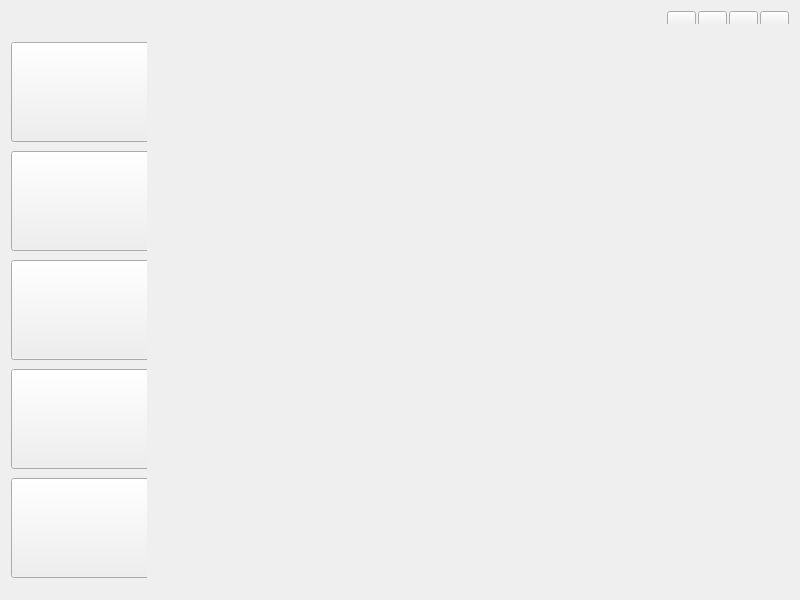
<?xml version="1.0" encoding="UTF-8"?>
<ui version="4.0">
 <class>MainWindow</class>
 <widget class="QMainWindow" name="MainWindow">
  <property name="geometry">
   <rect>
    <x>0</x>
    <y>0</y>
    <width>800</width>
    <height>600</height>
   </rect>
  </property>
  <property name="minimumSize">
   <size>
    <width>800</width>
    <height>600</height>
   </size>
  </property>
  <property name="maximumSize">
   <size>
    <width>800</width>
    <height>600</height>
   </size>
  </property>
  <property name="windowTitle">
   <string>MainWindow</string>
  </property>
  <widget class="QWidget" name="centralWidget">
   <widget class="QWidget" name="verticalLayoutWidget">
    <property name="geometry">
     <rect>
      <x>0</x>
      <y>-1</y>
      <width>147</width>
      <height>592</height>
     </rect>
    </property>
    <layout class="QVBoxLayout" name="verticalLayout">
     <property name="spacing">
      <number>0</number>
     </property>
     <property name="bottomMargin">
      <number>1</number>
     </property>
     <item>
      <spacer name="verticalSpacer">
       <property name="orientation">
        <enum>Qt::Vertical</enum>
       </property>
       <property name="sizeType">
        <enum>QSizePolicy::Fixed</enum>
       </property>
       <property name="sizeHint" stdset="0">
        <size>
         <width>22</width>
         <height>23</height>
        </size>
       </property>
      </spacer>
     </item>
     <item>
      <widget class="QPushButton" name="networkButton">
       <property name="minimumSize">
        <size>
         <width>145</width>
         <height>100</height>
        </size>
       </property>
       <property name="maximumSize">
        <size>
         <width>145</width>
         <height>100</height>
        </size>
       </property>
       <property name="text">
        <string/>
       </property>
      </widget>
     </item>
     <item>
      <widget class="QPushButton" name="arpButton">
       <property name="minimumSize">
        <size>
         <width>145</width>
         <height>100</height>
        </size>
       </property>
       <property name="maximumSize">
        <size>
         <width>145</width>
         <height>100</height>
        </size>
       </property>
       <property name="text">
        <string/>
       </property>
      </widget>
     </item>
     <item>
      <widget class="QPushButton" name="anticrackButton">
       <property name="minimumSize">
        <size>
         <width>145</width>
         <height>100</height>
        </size>
       </property>
       <property name="maximumSize">
        <size>
         <width>145</width>
         <height>100</height>
        </size>
       </property>
       <property name="text">
        <string/>
       </property>
      </widget>
     </item>
     <item>
      <widget class="QPushButton" name="fakeapButton">
       <property name="minimumSize">
        <size>
         <width>145</width>
         <height>100</height>
        </size>
       </property>
       <property name="maximumSize">
        <size>
         <width>145</width>
         <height>100</height>
        </size>
       </property>
       <property name="text">
        <string/>
       </property>
      </widget>
     </item>
     <item>
      <widget class="QPushButton" name="devicesButton">
       <property name="minimumSize">
        <size>
         <width>145</width>
         <height>100</height>
        </size>
       </property>
       <property name="maximumSize">
        <size>
         <width>145</width>
         <height>100</height>
        </size>
       </property>
       <property name="text">
        <string/>
       </property>
      </widget>
     </item>
    </layout>
   </widget>
   <widget class="QStackedWidget" name="stackedWidget">
    <property name="geometry">
     <rect>
      <x>160</x>
      <y>50</y>
      <width>631</width>
      <height>511</height>
     </rect>
    </property>
   </widget>
   <widget class="QWidget" name="horizontalLayoutWidget">
    <property name="geometry">
     <rect>
      <x>-1</x>
      <y>0</y>
      <width>801</width>
      <height>24</height>
     </rect>
    </property>
    <layout class="QHBoxLayout" name="TitleBar">
     <property name="spacing">
      <number>2</number>
     </property>
     <item>
      <spacer name="horizontalSpacer_2">
       <property name="orientation">
        <enum>Qt::Horizontal</enum>
       </property>
       <property name="sizeType">
        <enum>QSizePolicy::Fixed</enum>
       </property>
       <property name="sizeHint" stdset="0">
        <size>
         <width>15</width>
         <height>5</height>
        </size>
       </property>
      </spacer>
     </item>
     <item>
      <widget class="QLabel" name="Titlebar">
       <property name="minimumSize">
        <size>
         <width>141</width>
         <height>22</height>
        </size>
       </property>
       <property name="maximumSize">
        <size>
         <width>141</width>
         <height>22</height>
        </size>
       </property>
       <property name="styleSheet">
        <string notr="true">background-image: url(:/res/image/title.png);</string>
       </property>
       <property name="text">
        <string/>
       </property>
      </widget>
     </item>
     <item>
      <spacer name="horizontalSpacer">
       <property name="orientation">
        <enum>Qt::Horizontal</enum>
       </property>
       <property name="sizeType">
        <enum>QSizePolicy::Expanding</enum>
       </property>
       <property name="sizeHint" stdset="0">
        <size>
         <width>200</width>
         <height>20</height>
        </size>
       </property>
      </spacer>
     </item>
     <item>
      <widget class="QPushButton" name="setButton">
       <property name="minimumSize">
        <size>
         <width>29</width>
         <height>18</height>
        </size>
       </property>
       <property name="maximumSize">
        <size>
         <width>29</width>
         <height>18</height>
        </size>
       </property>
       <property name="text">
        <string/>
       </property>
      </widget>
     </item>
     <item>
      <widget class="QPushButton" name="minButton">
       <property name="minimumSize">
        <size>
         <width>29</width>
         <height>18</height>
        </size>
       </property>
       <property name="maximumSize">
        <size>
         <width>29</width>
         <height>18</height>
        </size>
       </property>
       <property name="text">
        <string/>
       </property>
      </widget>
     </item>
     <item>
      <widget class="QPushButton" name="maxButton">
       <property name="minimumSize">
        <size>
         <width>29</width>
         <height>18</height>
        </size>
       </property>
       <property name="maximumSize">
        <size>
         <width>29</width>
         <height>18</height>
        </size>
       </property>
       <property name="text">
        <string/>
       </property>
      </widget>
     </item>
     <item>
      <widget class="QPushButton" name="closeButton">
       <property name="minimumSize">
        <size>
         <width>29</width>
         <height>18</height>
        </size>
       </property>
       <property name="maximumSize">
        <size>
         <width>29</width>
         <height>18</height>
        </size>
       </property>
       <property name="text">
        <string/>
       </property>
      </widget>
     </item>
    </layout>
   </widget>
   <widget class="QLabel" name="label_CheckLogin">
    <property name="geometry">
     <rect>
      <x>20</x>
      <y>572</y>
      <width>151</width>
      <height>20</height>
     </rect>
    </property>
    <property name="text">
     <string/>
    </property>
   </widget>
  </widget>
 </widget>
 <layoutdefault spacing="6" margin="11"/>
 <resources/>
 <connections/>
</ui>
